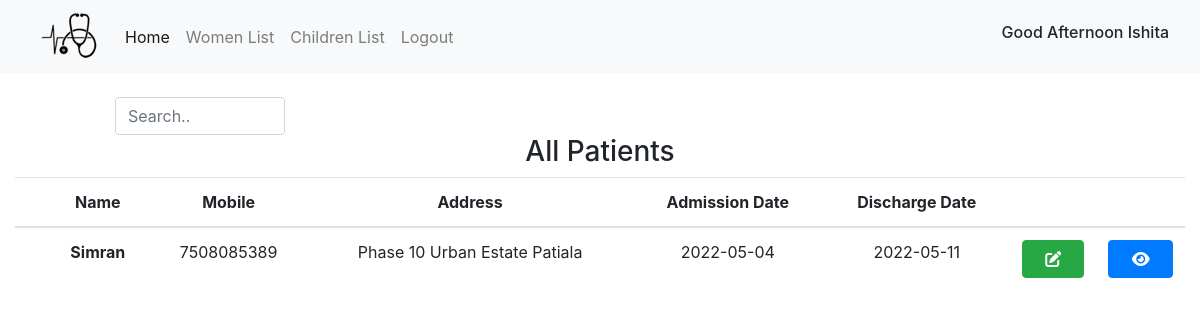
Page /motherslist.php (signed in) on the committed database.
### tables this page shows
CREATE TABLE `mothers` (
  `m_id` int NOT NULL,
  `mobile` bigint NOT NULL,
  `name` text NOT NULL,
  `address` varchar(255) NOT NULL,
  `age` varchar(10) NOT NULL,
  `weightbp` varchar(100) NOT NULL,
  `wdp` varchar(100) NOT NULL,
  `wgdp` varchar(100) NOT NULL,
  `hypertension` varchar(255) NOT NULL,
  `diabetes` varchar(255) NOT NULL,
  `thyroid` varchar(100) NOT NULL,
  `bp` varchar(100) NOT NULL,
  `admission_dt` date NOT NULL,
  `discharge_dt` date NOT NULL
);

### motherslist.php (the view, shortened to what this page needs)
<?php
require 'config.php';
include 'navbar.php';
?>
<html>
<head>
    <link rel="stylesheet" href="./style.css">
    <link rel="stylesheet" href="https://cdn.jsdelivr.net/npm/bootstrap@4.6.1/dist/css/bootstrap.min.css">
</head>
<body>
<div class="container-fluid App">
  <br>
    <div>
    <div class="row">
<div class="col-md-1"></div>
<div class="col-md-2">
 <input type="text" id="search" name="search" onkeyup="search()" placeholder="Search.."  class="form-control">
</div>
<div class="col-md-1"></div>
  </div>
    <h3 style="text-align: center;">All Patients</h3>
<table class="table">
  <thead>
<tr>
    <th class="th"></th>
    <th class="th">Name</th>
    <th class="th">Mobile</th>
    <th class="th">Address</th>
    <th class="th">Admission Date</th>
    <th class="th">Discharge Date</th>
    <th class="th"></th>
    <th class="th"></th>
</tr>
</thead>
<tbody>
  <?php
$sql= "Select * from `mothers`";
$result = mysqli_query($conn, $sql);
 if($result)
   {
     while($row = mysqli_fetch_assoc($result))
     {
       $id=$row['m_id'];
       $name=$row['name'];
       $mobile=$row['mobile'];
       $address=$row['address'];
       $admission=$row['admission_dt'];
       $discharge=$row['discharge_dt'];
       echo '<tr class="name">
        <th></th>
        <th scope="row">'.$name.'</th>
        <td>'.$mobile.'</td>
        <td>'.$address.'</td>
        <td>'.$admission.'</td>
        <td>'.$discharge.'</td>
        <td><a href="editf.php?printid='.$id.'"><button type="button" class="btn btn-success"><i class="fa fa-edit"></i></button></a>
        <td><a href="viewf.php?printid='.$id.'"><button type="button" class="btn btn-primary"><i class="fa fa-eye"></i></button></a>
        </tr>';
        }
    }
   ?>
</tbody>
</table>
</div>
    </div>
</body>
</html>

### style.css (style rules this page uses)
.App { text-align: center; height: 100% ; }
table { margin: auto; border-radius: 10px; width: 100%; }
td { padding: 10px; }
input[type=text], [type=number] { width: 100%; }
button { padding: 20px; width: 100%; }

### rows in the picture
mothers: name "Simran", mobile "7508085389", address "Phase 10 Urban Estate Patiala", admission_dt "2022-05-04", discharge_dt "2022-05-11"

### other values in the picture
$_SESSION["username"] "Ishita"
